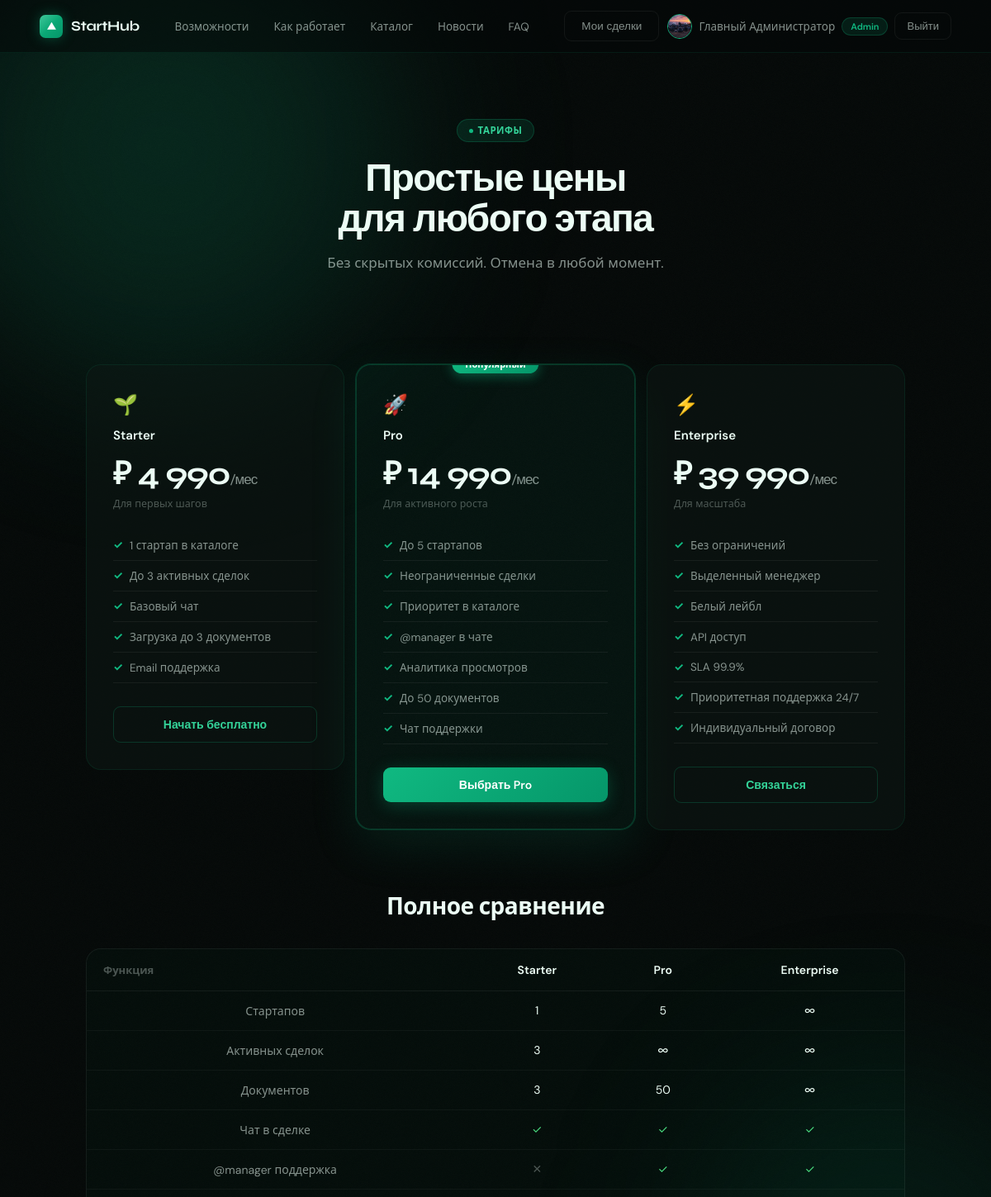
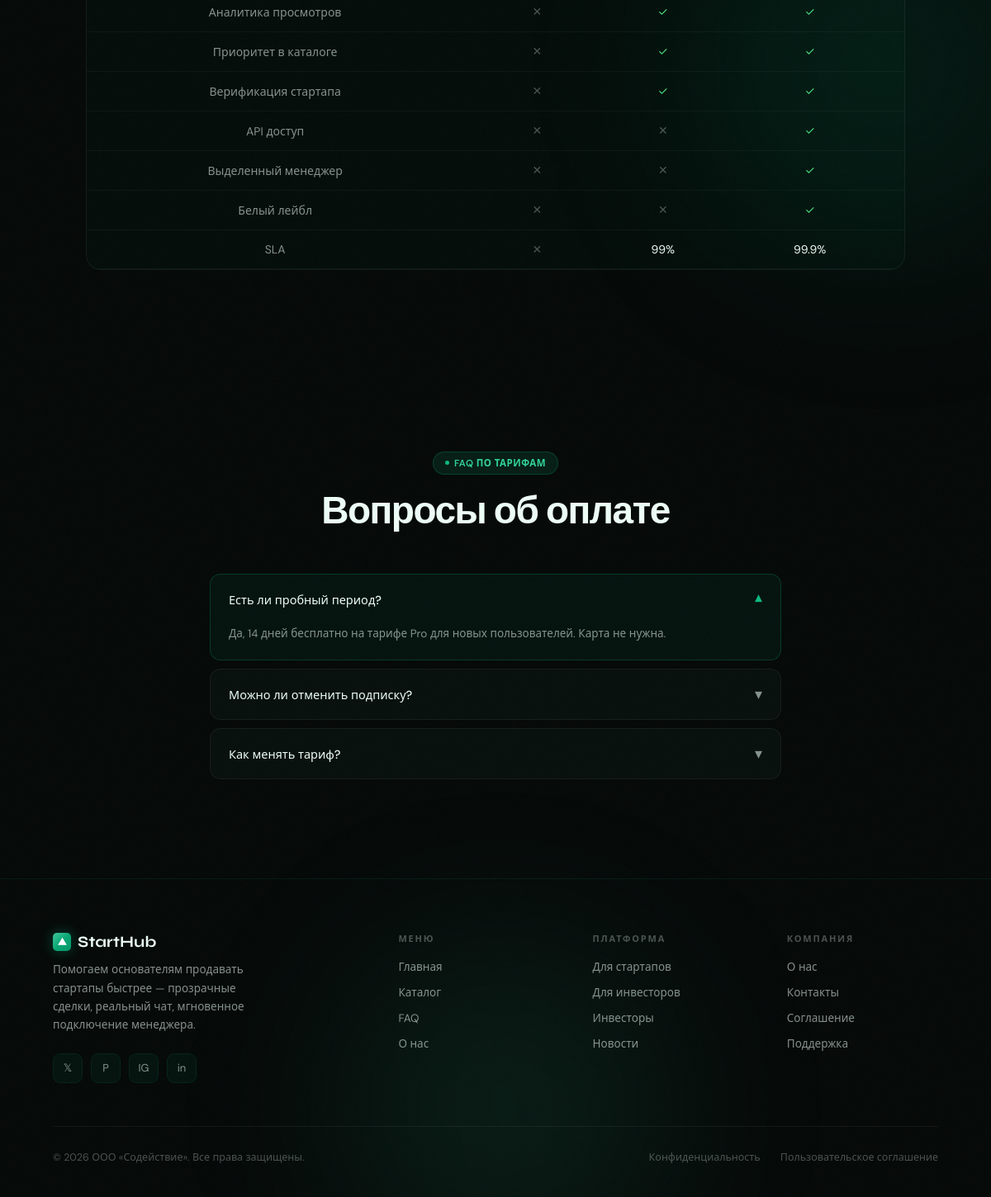
Page /pricing (signed in) on the committed database (2 pictures, top to bottom).
### models/user.py (models this page shows)
class User(Base):
    __tablename__ = "users"
    id              = Column(Integer, primary_key=True)
    email           = Column(String(255), unique=True, nullable=False, index=True)
    username        = Column(String(64),  unique=True, nullable=False)
    hashed_password = Column(String(255), nullable=False)
    role            = Column(Enum(UserRole), default=UserRole.buyer, nullable=False)
    full_name       = Column(String(128))
    avatar          = Column(String(512))
    bio             = Column(Text)
    phone           = Column(String(32))
    telegram        = Column(String(64))
    website         = Column(String(256))
    location        = Column(String(128))
    is_active       = Column(Boolean, default=True)
    is_verified     = Column(Boolean, default=False)
    is_banned       = Column(Boolean, default=False)
    ban_reason      = Column(Text)
    last_seen       = Column(DateTime, default=lambda: datetime.now(timezone.utc))
    created_at      = Column(DateTime, default=lambda: datetime.now(timezone.utc))
    updated_at      = Column(DateTime, default=lambda: datetime.now(timezone.utc),
                             onupdate=lambda: datetime.now(timezone.utc))
    startups          = relationship("Startup", back_populates="author", lazy="select")
    deals_as_buyer    = relationship("Deal", back_populates="buyer", foreign_keys="Deal.buyer_id")
    messages          = relationship("Message", back_populates="sender")
    favorite_startups = relationship("Startup", secondary=favorites, back_populates="favorited_by")
    notifications     = relationship("Notification", back_populates="user", cascade="all, delete-orphan")
    reviews_given     = relationship("Review", back_populates="author",      foreign_keys="Review.author_id")
    reviews_received  = relationship("Review", back_populates="target_user", foreign_keys="Review.target_user_id")
    tickets           = relationship("SupportTicket", back_populates="user", foreign_keys="SupportTicket.user_id")
    wallet            = relationship("Wallet", back_populates="user", uselist=False, cascade="all, delete-orphan")
    activity_logs     = relationship("ActivityLog", back_populates="user", cascade="all, delete-orphan")

### routers/public.py (the view)
@router.get("/pricing", response_class=HTMLResponse)
async def pricing(request: Request, db: AsyncSession = Depends(get_db)):
    user = await get_current_user(request, db)
    return render(request, "pages/pricing.html", {"user": user})

### templates/pages/pricing.html (shortened to what this page needs)
{% extends "base.html" %}
{% block content %}
<div style="text-align:center;padding:80px 60px 40px">
  <div class="section-label">Тарифы</div>
  <h1 class="section-title">Простые цены<br>для любого этапа</h1>
  <p style="font-size:17px;color:var(--text-muted);max-width:500px;margin:0 auto">Без скрытых комиссий. Отмена в любой момент.</p>
</div>
<section class="pricing-section" style="padding-top:20px">
  <div class="pricing-grid">
    <div class="price-card">
      <div style="font-size:24px;margin-bottom:12px">🌱</div>
      <div class="price-name">Starter</div>
      <div class="price-amount">₽ 4 990<span>/мес</span></div>
      <div class="price-period">Для первых шагов</div>
      <ul class="price-features">
        <li>1 стартап в каталоге</li>
        <li>До 3 активных сделок</li>
        <li>Базовый чат</li>
        <li>Загрузка до 3 документов</li>
        <li>Email поддержка</li>
      </ul>
      <a href="/register" class="btn-full btn-outline-full">Начать бесплатно</a>
    </div>
    <div class="price-card featured">
      <div style="font-size:24px;margin-bottom:12px;color:var(--orange)">🚀</div>
      <div class="price-name" style="color:var(--orange)">Pro</div>
      <div class="price-amount">₽ 14 990<span>/мес</span></div>
      <div class="price-period">Для активного роста</div>
      <ul class="price-features">
        <li>До 5 стартапов</li>
        <li>Неограниченные сделки</li>
        <li>Приоритет в каталоге</li>
        <li>@manager в чате</li>
        <li>Аналитика просмотров</li>
        <li>До 50 документов</li>
        <li>Чат поддержки</li>
      </ul>
      <a href="/register" class="btn-full btn-orange-full">Выбрать Pro</a>
    </div>
    <div class="price-card">
      <div style="font-size:24px;margin-bottom:12px">⚡</div>
      <div class="price-name">Enterprise</div>
      <div class="price-amount">₽ 39 990<span>/мес</span></div>
      <div class="price-period">Для масштаба</div>
      <ul class="price-features">
        <li>Без ограничений</li>
        <li>Выделенный менеджер</li>
        <li>Белый лейбл</li>
        <li>API доступ</li>
        <li>SLA 99.9%</li>
        <li>Приоритетная поддержка 24/7</li>
        <li>Индивидуальный договор</li>
      </ul>
      <a href="/contact" class="btn-full btn-outline-full">Связаться</a>
    </div>
  </div>
  <div style="margin-top:72px">
    <h2 style="font-size:28px;font-weight:700;text-align:center;margin-bottom:32px;letter-spacing:-0.5px">Полное сравнение</h2>
    <div style="background:var(--card-bg);border:1px solid var(--card-border);border-radius:var(--radius);overflow:hidden">
      <table style="width:100%;border-collapse:collapse">
        <thead>
          <tr style="border-bottom:1px solid var(--card-border)">
            <th style="padding:16px 20px;text-align:left;font-size:13px;color:var(--text-dim);font-weight:600">Функция</th>
            <th style="padding:16px;text-align:center;font-size:14px;font-weight:600">Starter</th>
            <th style="padding:16px;text-align:center;font-size:14px;font-weight:600;color:var(--orange)">Pro</th>
            <th style="padding:16px;text-align:center;font-size:14px;font-weight:600">Enterprise</th>
          </tr>
        </thead>
        <tbody>
          {% for feat, s, p, e in [
            ('Стартапов', '1', '5', '∞'),
            ('Активных сделок', '3', '∞', '∞'),
            ('Документов', '3', '50', '∞'),
            ('Чат в сделке', '✓', '✓', '✓'),
            ('@manager поддержка', '✕', '✓', '✓'),
            ('Аналитика просмотров', '✕', '✓', '✓'),
            ('Приоритет в каталоге', '✕', '✓', '✓'),
            ('Верификация стартапа', '✕', '✓', '✓'),
            ('API доступ', '✕', '✕', '✓'),
            ('Выделенный менеджер', '✕', '✕', '✓'),
            ('Белый лейбл', '✕', '✕', '✓'),
            ('SLA', '✕', '99%', '99.9%'),
          ] %}
          <tr style="border-bottom:1px solid rgba(255,255,255,0.04)">
            <td style="padding:14px 20px;font-size:14px;color:var(--text-muted)">{{ feat }}</td>
            <td style="padding:14px;text-align:center;font-size:14px;{% if s == '✕' %}color:var(--text-dim){% elif s == '✓' %}color:#4ade80{% else %}color:var(--text){% endif %}">{{ s }}</td>
            <td style="padding:14px;text-align:center;font-size:14px;{% if p == '✕' %}color:var(--text-dim){% elif p == '✓' %}color:#4ade80{% else %}color:var(--orange){% endif %}">{{ p }}</td>
            <td style="padding:14px;text-align:center;font-size:14px;{% if e == '✕' %}color:var(--text-dim){% elif e == '✓' %}color:#4ade80{% else %}color:var(--text){% endif %}">{{ e }}</td>
          </tr>
        </tbody>
      </table>
    </div>
  </div>
</section>
<section class="faq-section">
  <div class="section-label">FAQ по тарифам</div>
  <h2 class="section-title">Вопросы об оплате</h2>
  <div class="faq-list">
    <div class="faq-item open">
      <div class="faq-q" onclick="toggleFaq(this)">Есть ли пробный период?<span class="faq-arrow">▾</span></div>
      <div class="faq-a"><div class="faq-a-inner">Да, 14 дней бесплатно на тарифе Pro для новых пользователей. Карта не нужна.</div></div>
    </div>
    <div class="faq-item">
      <div class="faq-q" onclick="toggleFaq(this)">Можно ли отменить подписку?<span class="faq-arrow">▾</span></div>
    </div>
    <div class="faq-item">
      <div class="faq-q" onclick="toggleFaq(this)">Как менять тариф?<span class="faq-arrow">▾</span></div>
    </div>
  </div>
</section>
{% endblock %}

### templates/base.html (shortened to what this page needs)
<!DOCTYPE html>
<html lang="ru">
<head>
<link rel="stylesheet" href="/static/css/main.css">
</head>
<body>
<div class="blob-container">
  <div class="blob b1"></div>
  <div class="blob b2"></div>
  <div class="blob b3"></div>
</div>
<div class="wrap">
<nav id="main-nav">
  <a href="/" class="nav-logo">
    <div class="nav-logo-mark">
      <svg viewBox="0 0 24 24" xmlns="http://www.w3.org/2000/svg"><polygon points="12,3 2,20 22,20"/></svg>
    </div>
    StartHub
  </a>
  <ul class="nav-links">
    <li><a href="/#why">Возможности</a></li>
    <li><a href="/#how">Как работает</a></li>
    <li><a href="/catalog">Каталог</a></li>
    <li><a href="/news">Новости</a></li>
    <li><a href="/faq">FAQ</a></li>
  </ul>
  <div class="nav-right">
    {% if user %}
      <a href="/my-deals" class="btn-ghost">Мои сделки</a>
      <div class="nav-avatar-wrap">
        <a href="/profile" class="nav-avatar-btn">
          {% if user.avatar %}
            <img src="{{ user.avatar }}" class="nav-avatar-img" alt="">
          {% else %}
            <div class="nav-avatar-placeholder">{{ (user.full_name or user.username)[0].upper() }}</div>
          {% endif %}
          <span>{{ user.full_name or user.username }}</span>
        </a>
        {% if user.role in ['admin', 'manager'] %}
          <a href="{% if user.role == 'admin' %}/admin/dashboard{% else %}/manager/dashboard{% endif %}" class="nav-admin-badge">
            {% if user.role == 'admin' %}Admin{% else %}Manager{% endif %}
          </a>
        {% endif %}
        <a href="/logout" class="btn-ghost" style="font-size:13px;padding:7px 14px">Выйти</a>
      </div>
    {% else %}
      <a href="/login" class="btn-ghost">Войти</a>
      <a href="/register" class="btn-em">Начать сейчас</a>
    {% endif %}
  </div>
</nav>
{% block content %}{% endblock %}
<footer>
  <div class="footer-top">
    <div class="footer-brand">
      <h3>
        <div class="nav-logo-mark" style="width:22px;height:22px;border-radius:5px">
          <svg viewBox="0 0 24 24" width="11" height="11" xmlns="http://www.w3.org/2000/svg"><polygon points="12,3 2,20 22,20" fill="#fff"/></svg>
        </div>
        StartHub
      </h3>
      <p>Помогаем основателям продавать стартапы быстрее — прозрачные сделки, реальный чат, мгновенное подключение менеджера.</p>
      <div class="footer-socials">
        <div class="social-btn">𝕏</div>
        <div class="social-btn">P</div>
        <div class="social-btn">IG</div>
        <div class="social-btn">in</div>
      </div>
    </div>
    <div class="footer-col">
      <h4>Меню</h4>
      <ul>
        <li><a href="/">Главная</a></li>
        <li><a href="/catalog">Каталог</a></li>
        <li><a href="/faq">FAQ</a></li>
        <li><a href="/about">О нас</a></li>
      </ul>
    </div>
    <div class="footer-col">
      <h4>Платформа</h4>
      <ul>
        <li><a href="/register?role=author">Для стартапов</a></li>
        <li><a href="/register?role=buyer">Для инвесторов</a></li>
        <li><a href="/investors">Инвесторы</a></li>
        <li><a href="/news">Новости</a></li>
      </ul>
    </div>
    <div class="footer-col">
      <h4>Компания</h4>
      <ul>
        <li><a href="/about">О нас</a></li>
        <li><a href="/contact">Контакты</a></li>
        <li><a href="/terms">Соглашение</a></li>
        <li><a href="/support">Поддержка</a></li>
      </ul>
    </div>
  </div>
  <div class="footer-bottom">
    <p>© 2026 ООО «Содействие». Все права защищены.</p>
    <div class="footer-bottom-links">
      <a href="/terms">Конфиденциальность</a>
      <a href="/terms">Пользовательское соглашение</a>
    </div>
  </div>
</footer>
</div>
</body>
</html>

### rows in the picture
User: avatar (picture), full_name "Главный Администратор"

### other values in the picture
{{ feat }} "Стартапов" "Активных сделок" "Документов" "Чат в сделке" "@manager поддержка" "Аналитика просмотров" "Приоритет в каталоге" "Верификация стартапа" "API доступ" "Выделенный менеджер" "Белый лейбл" "SLA"
{{ s }} "1" "3" "3" "✓" "✕" "✕" "✕" "✕" "✕" "✕" "✕" "✕"
{{ p }} "5" "∞" "50" "✓" "✓" "✓" "✓" "✓" "✕" "✕" "✕" "99%"
{{ e }} "∞" "∞" "∞" "✓" "✓" "✓" "✓" "✓" "✓" "✓" "✓" "99.9%"
